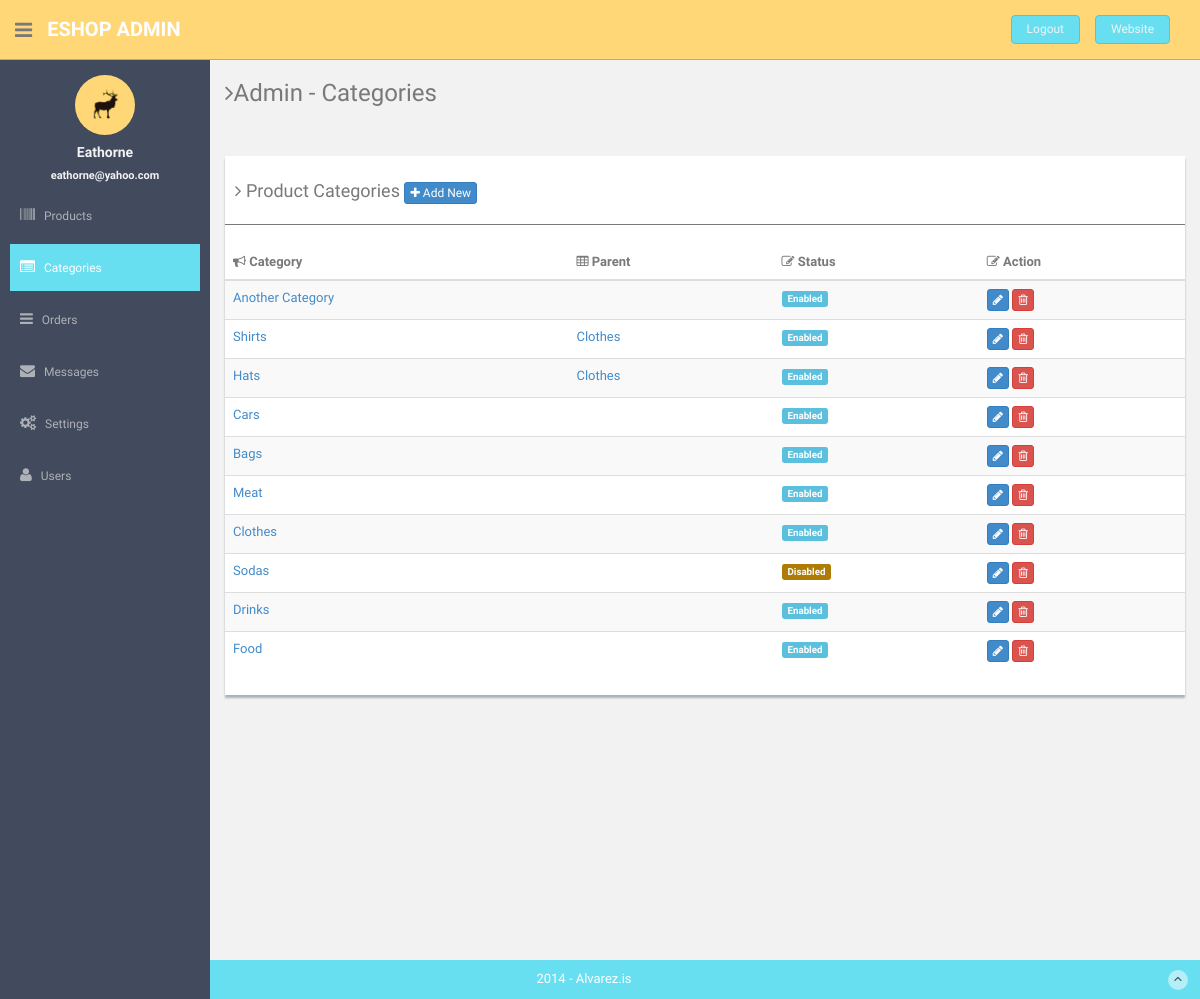
The app's page /admin/categories (signed in) with its own data.
### tables this page shows
CREATE TABLE `users` (
  `id` bigint(20) NOT NULL,
  `url_address` varchar(60) NOT NULL,
  `name` varchar(100) NOT NULL,
  `email` varchar(100) NOT NULL,
  `password` varchar(64) NOT NULL,
  `date` datetime NOT NULL,
  `rank` varchar(8) NOT NULL
);

CREATE TABLE `categories` (
  `id` int(11) NOT NULL,
  `category` varchar(30) NOT NULL,
  `disabled` tinyint(1) NOT NULL DEFAULT 0,
  `parent` int(11) NOT NULL
);

### app/controllers/admin.php (called while the page is built, shortened)
<?php
Class Admin extends Controller
{
	public function categories()
	{
		$User = $this->load_model('User');
		$user_data = $User->check_login(true, ["admin"]);
		if(is_object($user_data)){
			$data['user_data'] = $user_data;
		}
		$DB = Database::newInstance();
		$categories_all = $DB->read("select * from categories order by id desc");
 		$categories = $DB->read("select * from categories where disabled = 0 order by id desc");
		$category = $this->load_model("Category");
		$tbl_rows = $category->make_table($categories_all);
		$data['tbl_rows'] = $tbl_rows;
		$data['categories'] = $categories;
		$data['page_title'] = "Admin - Categories";
		$data['current_page'] = "categories";
		$this->view("admin/categories",$data);
	}
}

### app/core/app.php (called while the page is built, shortened)
<?php
Class App
{
	protected $method = "index";
	public function __construct()
	{
		$url = $this->parseURL();
		$url[0] = str_replace("-", "_", $url[0]);
		if(file_exists("../app/controllers/" . strtolower($url[0]) . ".php"))
		{
			unset($url[0]);
		}
		$this->controller = new $this->controller;
		if(isset($url[1]))
		{
			$url[1] = strtolower($url[1]);
			if(method_exists($this->controller, $url[1]))
			{
				$this->method = $url[1];
				unset($url[1]);
			}
		}
		$this->params = (count($url) > 0) ? $url : ["home"];
		call_user_func_array([$this->controller,$this->method], $this->params);
	}
	private function parseURL()
	{
		$url = isset($_GET['url']) ? $_GET['url'] : "home";
		return explode("/", filter_var(trim($url,"/"),FILTER_SANITIZE_URL));
 	}
}

### public/index.php (called while the page is built, shortened)
<?php
$app = new App();

### app/core/database.php (called while the page is built, shortened)
<?php
Class Database
{
	public static $con;
	public function __construct()
	{
		try{
			$string = DB_TYPE . ":host=". DB_HOST .";dbname=". DB_NAME;
			self::$con = new PDO($string,DB_USER,DB_PASS);
		}catch (PDOException $e){
			die($e->getMessage());
		}
	}
	public function read($query,$data = array())
	{
		$stm = self::$con->prepare($query);
		$result = $stm->execute($data);
		if($result){
			$data = $stm->fetchAll(PDO::FETCH_OBJ);
			if(is_array($data) && count($data) > 0)
			{
				return $data;
			}
		}
		return false;
	}
}

### app/models/user.class.php (called while the page is built, shortened)
<?php
Class User
{
	public function check_login($redirect = false, $allowed = array())
	{
		$db = Database::getInstance();
		if(count($allowed) > 0){
			$arr['url'] = $_SESSION['user_url'];
			$query = "select * from users where url_address = :url limit 1";
			$result = $db->read($query,$arr);
			if(is_array($result))
			{
				$result = $result[0];
				if(in_array($result->rank, $allowed)){
					return $result;
				}
			}
			die;
		}
		return false;
	}
}

### app/models/category.class.php (the view, shortened to what this page needs)
<?php
Class Category
{
	public function make_table($cats)
	{
		$result = "";
		if(is_array($cats)){
			foreach ($cats as $cat_row) {
				$color = $cat_row->disabled ? "#ae7c04" : "#5bc0de";
				$cat_row->disabled = $cat_row->disabled ? "Disabled" : "Enabled";
				$args = $cat_row->id.",'".$cat_row->disabled."'";
				$edit_args = $cat_row->id.",'".$cat_row->category."',".$cat_row->parent;
				$parent = "";
				foreach ($cats as $cat_row2) {
					if($cat_row->parent == $cat_row2->id){
						$parent = $cat_row2->category;
					}
				}
 				$result .= "<tr>";
					$result .= '
						<td><a href="basic_table.html#">'.$cat_row->category.'</a></td>
						<td><a href="basic_table.html#">'.$parent.'</a></td>
	                  <td><span  onclick="disable_row('.$args.')"  class="label label-info label-mini" style="cursor:pointer;background-color:'.$color.';">'.$cat_row->disabled.'</span></td>
	                  <td>
	                      <button onclick="show_edit_category('.$edit_args.',event)" class="btn btn-primary btn-xs"><i class="fa fa-pencil"></i></button>
	                      <button onclick="delete_row('.$cat_row->id.')" class="btn btn-danger btn-xs"><i class="fa fa-trash-o "></i></button>
	                  </td>
					';
				$result .= "</tr>";
			}
		}
		return $result;
	}
}

### app/views/eshop/admin/sidebar.php (shortened to what this page needs)
<aside>
    <div id="sidebar"  class="nav-collapse ">
        <ul class="sidebar-menu" id="nav-accordion">
        	  <p class="centered"><a href="profile.html"><img src="<?=ASSETS . THEME ?>admin/img/ui-sam.jpg" class="img-circle" width="60"></a></p>
            <h5 class="centered"><?=$data['user_data']->name?></h5>
        	  <h5 class="centered" style="font-size: 11px;"><?=$data['user_data']->email?></h5>
            <li class="sub-menu">
                <a <?=(isset($current_page) && $current_page == "products") ? ' class="active" ':''; ?> href="<?=ROOT?>admin/products" >
                    <i class="fa fa-barcode"></i>
                    <span>Products</span>
                </a>
            </li>
            <li class="sub-menu">
                <a <?=(isset($current_page) && $current_page == "categories") ? ' class="active" ':''; ?> href="<?=ROOT?>admin/categories" >
                    <i class="fa fa-list-alt"></i>
                    <span>Categories</span>
                </a>
            </li>
            <li class="sub-menu">
                <a <?=(isset($current_page) && $current_page == "orders") ? ' class="active" ':''; ?> href="<?=ROOT?>admin/orders" >
                    <i class="fa fa-reorder"></i>
                    <span>Orders</span>
                </a>
            </li>
            <li class="sub-menu">
                <a <?=(isset($current_page) && $current_page == "messages") ? ' class="active" ':''; ?> href="<?=ROOT?>admin/messages" >
                    <i class="fa fa-envelope"></i>
                    <span>Messages</span>
                </a>
            </li>
            <li class="sub-menu">
                <a <?=(isset($current_page) && $current_page == "settings") ? ' class="active" ':''; ?> href="<?=ROOT?>admin/settings" >
                    <i class="fa fa-cogs"></i>
                    <span>Settings</span>
                </a>
            </li>
            <li class="sub-menu">
                <a <?=(isset($current_page) && $current_page == "users") ? ' class="active" ':''; ?> href="<?=ROOT?>admin/users" >
                    <i class="fa fa-user"></i>
                    <span>Users</span>
                </a>
            </li>
        </ul>
    </div>
</aside>
<section id="main-content">
    <section class="wrapper site-min-height">
      <h3><i class="fa fa-angle-right"></i><?= ucwords($data['page_title']) ?></h3>
      <div class="row mt">
        <div class="col-lg-12">

### public/assets/eshop/admin/css/style.css (style rules this page uses)
body { color: #797979; background: #f2f2f2; font-family: 'Ruda', sans-serif; padding: 0px !important; margin: 0px !important; font-size:13px; }
ul li { list-style: none; }
a, a:hover, a:focus { text-decoration: none; outline: none; }
.centered { text-align: center; }
.mt { margin-top: 25px; }
#sidebar { width: 210px; height: 100%; position: fixed; background: #424a5d; }
#sidebar h5 { color: #f2f2f2; font-weight: 700; }
#sidebar ul li { position: relative; }
ul.sidebar-menu , ul.sidebar-menu li ul.sub { margin: -2px 0 0; padding: 0; }
ul.sidebar-menu { margin-top: 75px; }
ul.sidebar-menu li { margin-bottom: 5px; margin-left:10px; margin-right:10px; }
ul.sidebar-menu li.sub-menu { line-height: 15px; }
ul.sidebar-menu li a span { display: inline-block; }
ul.sidebar-menu li a { color: #aeb2b7; text-decoration: none; display: block; padding: 15px 0 15px 10px; font-size: 12px; outline: none; -webkit-transition: all 0.3s ease; -moz-transition: all 0.3s ease; -o-transition: all 0.3s ease; -ms-transition: all 0.3s ease; transition: all 0.3s ease; }
ul.sidebar-menu li a.active, ul.sidebar-menu li a:hover, ul.sidebar-menu li a:focus { background: #68dff0; color: #fff; display: block; -webkit-transition: all 0.3s ease; -moz-transition: all 0.3s ease; -o-transition: all 0.3s ease; -ms-transition: all 0.3s ease; transition: all 0.3s ease; }
ul.sidebar-menu li a i { font-size: 15px; padding-right: 6px; }
ul.sidebar-menu li a.active i { color: #fff; }
#main-content { margin-left: 210px; }
.wrapper { display: inline-block; margin-top: 60px; padding-left: 15px; padding-right: 15px; padding-bottom: 15px; padding-top: 0px; width: 100%; }
.site-min-height { min-height: 900px; }

### records on screen
users: name "Eathorne", email "eathorne@yahoo.com"
categories: category "Another Category", disabled "Enabled"
categories: category "Shirts", disabled "Enabled"
categories: category "Clothes", disabled "Enabled"
categories: category "Hats", disabled "Enabled"
categories: category "Cars", disabled "Enabled"
categories: category "Bags", disabled "Enabled"
categories: category "Meat", disabled "Enabled"
categories: category "Sodas", disabled "Disabled"
categories: category "Drinks", disabled "Enabled"
categories: category "Food", disabled "Enabled"

### other values on screen
$data['page_title'] "Admin - Categories"
